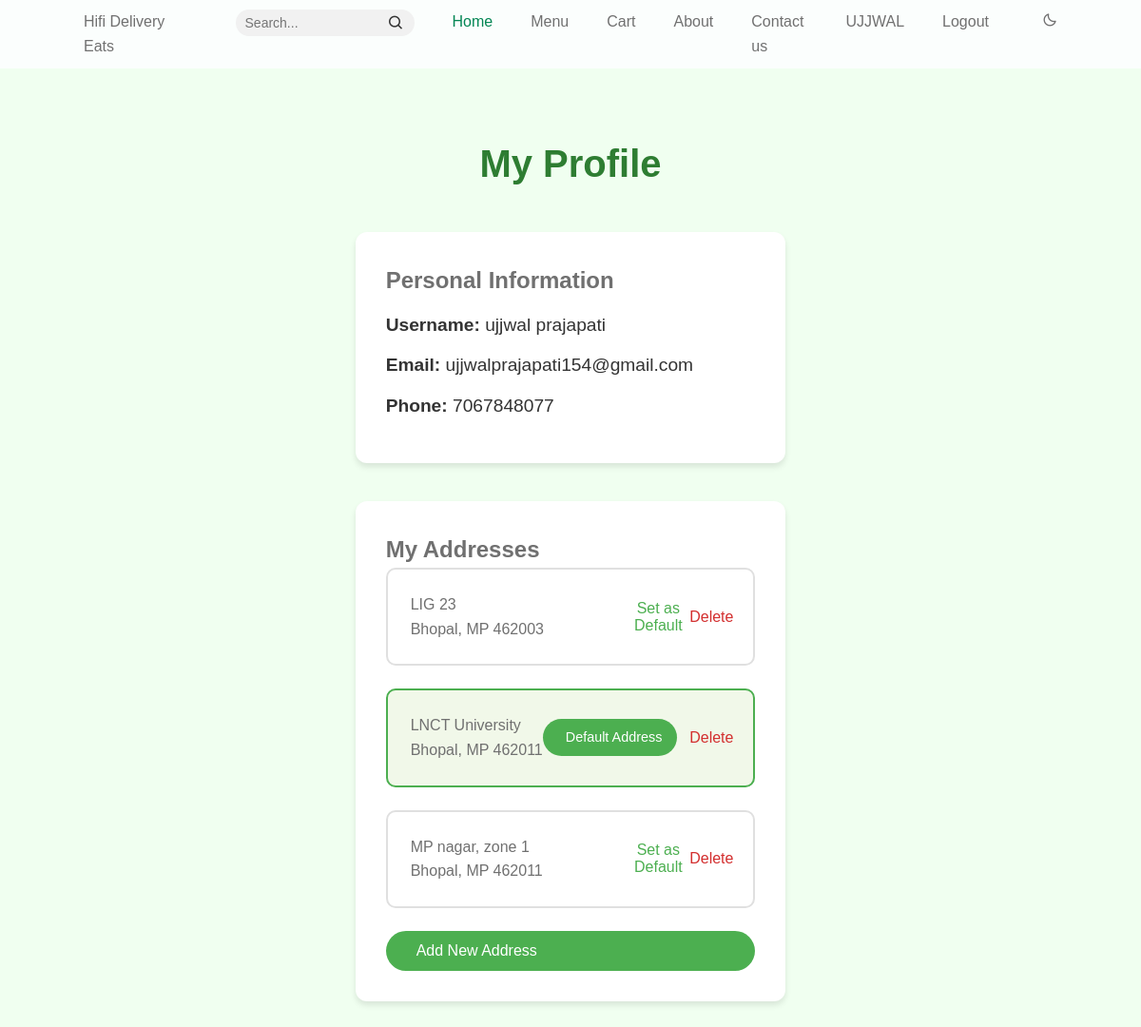
The app's page /user/profile (signed in), older data.
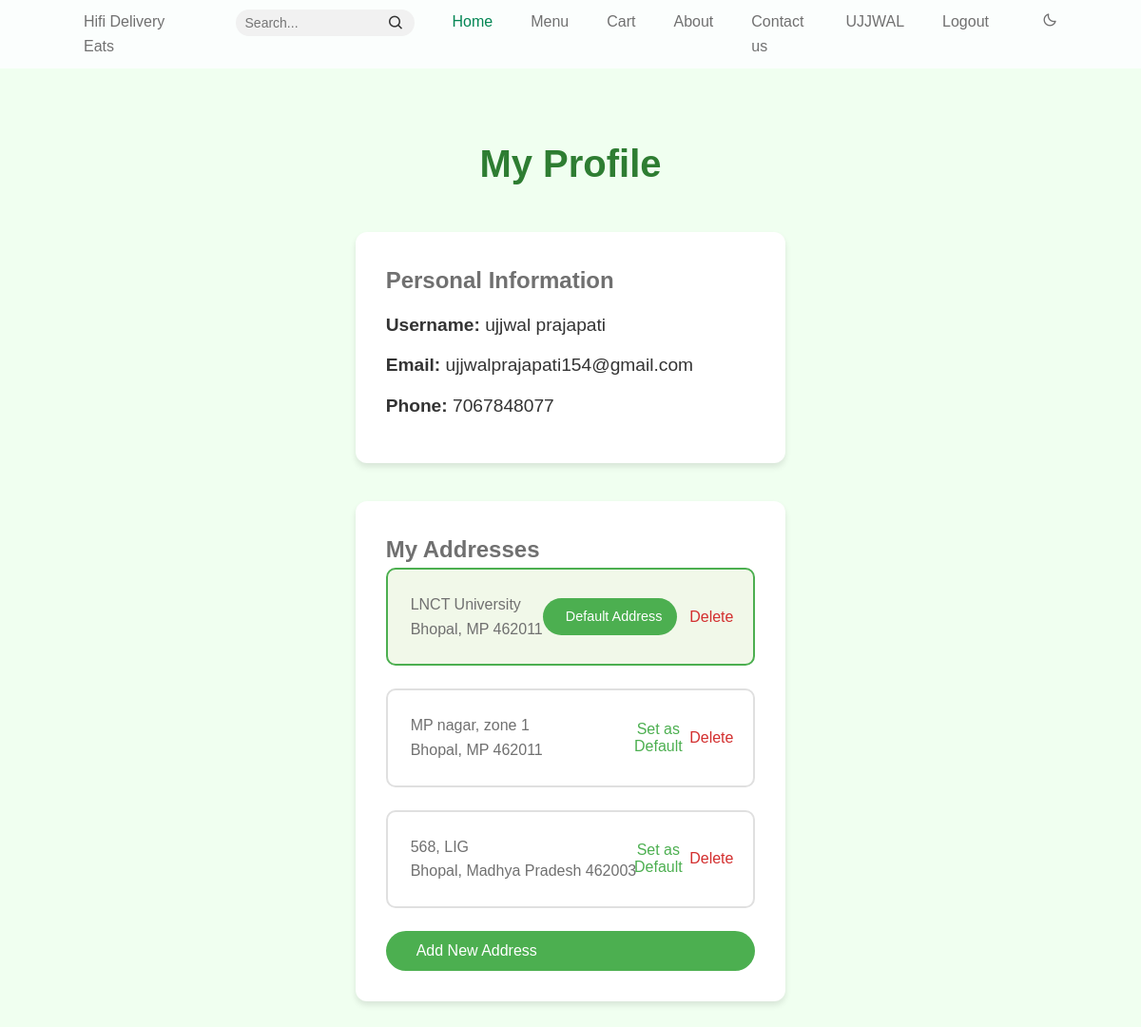
The same page, newer data.
### models.py (models this page shows, shortened)
class Customer(UserMixin, db.Model):
    __tablename__ = 'customer'
    id = db.Column(db.Integer, primary_key=True)
    username = db.Column(db.String(100))
    email = db.Column(db.String(100), unique=True)
    phone = db.Column(db.Integer,unique=True, nullable=False)
    password = db.Column(db.String(100), nullable=False)
    addresses = db.relationship("Address", backref="customer", lazy=True)

class Address(db.Model):
    __tablename__ = 'address'
    id = db.Column(db.Integer, primary_key=True)
    customer_id = db.Column(db.Integer, db.ForeignKey('customer.id'), nullable=False)
    address_line = db.Column(db.String(255), nullable=False)
    city = db.Column(db.String(50), nullable=False)
    state = db.Column(db.String(50), nullable=False)
    zip_code = db.Column(db.String(20), nullable=False)
    is_preferred = db.Column(db.Boolean, default=False)

### routes.py (the view)
    @app.route('/user/profile')
    @login_required
    def customer():
        return render_template('user/profile.html', user=current_user)

### templates/user/profile.html (shortened to what this page needs)
{% extends "index.html" %}
{% block css %}
{{ super() }}
<link rel="stylesheet" href="{{ url_for('static', filename='css/user/profile.css') }}">
{% endblock css %}
{% block content %}
<div class="profile-container">
    <div class="profile-header">
        <h1>My Profile</h1>
    </div>
    <div class="profile-section user-details">
        <h2>Personal Information</h2>
        <div class="user-info">
            <p><strong>Username:</strong> {{ current_user.username }}</p>
            <p><strong>Email:</strong> {{ current_user.email }}</p>
            <p><strong>Phone:</strong> {{ current_user.phone }}</p>
        </div>
    </div>
    <div class="profile-section addresses">
        <h2>My Addresses</h2>
        <div class="addresses-list">
            {% for address in current_user.addresses %}
            <div class="address-card {% if address.is_preferred %}preferred{% endif %}">
                <div class="address-content">
                    <p>{{ address.address_line }}</p>
                    <p>{{ address.city }}, {{ address.state }} {{ address.zip_code }}</p>
                </div>
                <div class="address-actions">
                    {% if address.is_preferred %}
                    <span class="preferred-badge"> Default Address</span>
                    {% else %}
                    <button class="btn-make-preferred" data-address-id="{{ address.id }}">
                         Set as Default
                    </button>
                    {% endif %}
                    <button class="btn-delete-address" data-address-id="{{ address.id }}">
                         Delete
                    </button>
                </div>
            </div>
            {% endfor %}
        </div>
        <button id="btn-add-address" class="btn-primary">
             Add New Address
        </button>
    </div>
</div>
{% endblock %}

### templates/index.html (shortened to what this page needs)
<!DOCTYPE html>
<html lang="en">
  <head>
    {% block css %}
      <link rel="stylesheet" href="/css/index.css" />
    {% endblock css %}
    <link
      href="https://cdn.jsdelivr.net/npm/boxicons@2.0.5/css/boxicons.min.css"
      rel="stylesheet"
    />
  </head>
  <body>
    <header class="l-header" id="header">
      <nav class="nav bd-container">
        <a href="#" class="nav__logo">Hifi Delivery Eats</a>
        <div class="nav__menu" id="nav-menu">
          <ul class="nav__list">
            <li class="nav__item">
              <form class="search-form">
                <input
                  type="text"
                  class="search-input"
                  placeholder="Search..."
                  aria-label="Search"
                />
                <button type="submit" class="search-button">
                  <i class="bx bx-search"></i>
                </button>
              </form>
            </li>
            <li class="nav__item">
              <a href="#home" class="nav__link active-link">Home</a>
            </li>
            <li class="nav__item">
              <a href="#menu" class="nav__link">Menu</a>
            </li>
            <li class="nav__item">
              <a href="#cart" class="nav__link">Cart</a>
            </li>
            <li class="nav__item">
              <a href="{{ url_for('about') }}" class="nav__link">About</a>
            </li>
            <li class="nav__item">
              <a href="{{ url_for('contact') }}" class="nav__link">Contact us</a>
            </li>
            {% if user %}
            <li class="nav__item">
              <a href="{{url_for('customer')}}" class="nav__link">{{ user.username.split()[0] | upper }}</a>
            </li>
            <li class="nav__item">
              <a href="{{ url_for('logout') }}" class="nav__link">Logout</a>
            </li>
            {% else %}
            <li class="nav__item">
              <a href="/signin" class="nav__link">Sign In</a>
            </li>
            {% endif %}
            <li class="nav__item">
              <i class="bx bx-moon change-theme" id="theme-button"></i>
            </li>
          </ul>
        </div>
      </nav>
    </header>
    <main class="l-main">
      {% block content %}{% endblock content %}
    </main>
  </body>
</html>

### static/css/index.css (style rules this page uses)
:root { --header-height: 3rem; --first-color: #048654; --first-color-alt: #ffa500; --title-color: #393939; --text-color: #707070; --text-color-light: #a6a6a6; --body-color: #fbfefd; --container-color: #ffffff; --body-font: "Poppins", sans-serif; --biggest-font-size: 2.25rem; --h1-font-size: 1.5rem; --h2-font-size: 1.25rem; --h3-font-size: 1rem; --normal-font-size: 0.938rem; --small-font-size: 0.813rem; --smaller-font-size: 0.75rem; --font-medium: 500; --font-semi-bold: 600; --mb-1: 0.5rem; --mb-2: 1rem; --mb-3: 1.5rem; --mb-4: 2rem; --mb-5: 2.5rem; --mb-6: 3rem; --z-tooltip: 10; --z-fixed: 100; }
@media screen and (min-width: 768px) { :root { --biggest-font-size: 4rem; --h1-font-size: 2.25rem; --h2-font-size: 1.5rem; --h3-font-size: 1.25rem; --normal-font-size: 1rem; --small-font-size: 0.875rem; --smaller-font-size: 0.813rem; } }
html { scroll-behavior: smooth; }
.change-theme { position: absolute; right: 1rem; top: 1.8rem; color: var(--text-color); font-size: 1rem; cursor: pointer; }
body { margin: var(--header-height) 0 0 0; font-family: var(--body-font); font-size: var(--normal-font-size); background-color: var(--body-color); color: var(--text-color); line-height: 1.6; }
h1, h2, h3, p, ul { margin: 0; }
ul { padding: 0; list-style: none; }
a { text-decoration: none; }
.bd-container { max-width: 960px; width: calc(100% - 2rem); margin-left: var(--mb-2); margin-right: var(--mb-2); }
.l-header { width: 100%; position: fixed; top: 0; left: 0; z-index: var(--z-fixed); background-color: var(--body-color); }
.nav { max-width: 1024px; height: var(--header-height); display: flex; justify-content: space-between; align-items: center; }
.nav__item { margin-bottom: var(--mb-2); }
.nav__link, .nav__logo, .nav__toggle { color: var(--text-color); font-weight: var(--font-medium); }
.nav__link { transition: 0.3s; }
.active-link { color: var(--first-color); }
@media screen and (min-width: 768px) { body { margin: 0; } }
@media screen and (min-width: 768px) { .nav { height: calc(var(--header-height) + 1.5rem); } }
@media screen and (min-width: 768px) { .nav__list { display: flex; } }
@media screen and (min-width: 768px) { .nav__item { margin-left: var(--mb-5); margin-bottom: 0; } }
@media screen and (min-width: 768px) { .change-theme { position: initial; margin-left: var(--mb-2); } }
@media screen and (min-width: 960px) { .bd-container { margin-left: auto; margin-right: auto; } }
.search-form { display: flex; align-items: center; background-color: #f1f1f1; border-radius: 25px; padding: 5px 10px; }
.search-input { border: none; outline: none; background: transparent; font-size: 14px; width: 150px; transition: width 0.3s ease; }
.search-button { background: none; border: none; cursor: pointer; padding: 0; display: flex; align-items: center; justify-content: center; }
.search-button i { font-size: 18px; color: #333; }
* { margin: 0; padding: 0; box-sizing: border-box; font-family: 'Arial', sans-serif; }
body { background-color: #f0fff0; display: flex; justify-content: center; align-items: center; height: 100vh; }
button { width: 100%; padding: 10px; background: #008000; color: white; border: none; border-radius: 5px; font-size: 16px; cursor: pointer; transition: 0.3s; }

Row changes from the older to the newer data that the page shows:
removed Address: address_line "LIG 23", city "Bhopal", state "MP", zip_code "462003"
added Address: address_line "568, LIG", city "Bhopal", state "Madhya Pradesh", zip_code "462003"
